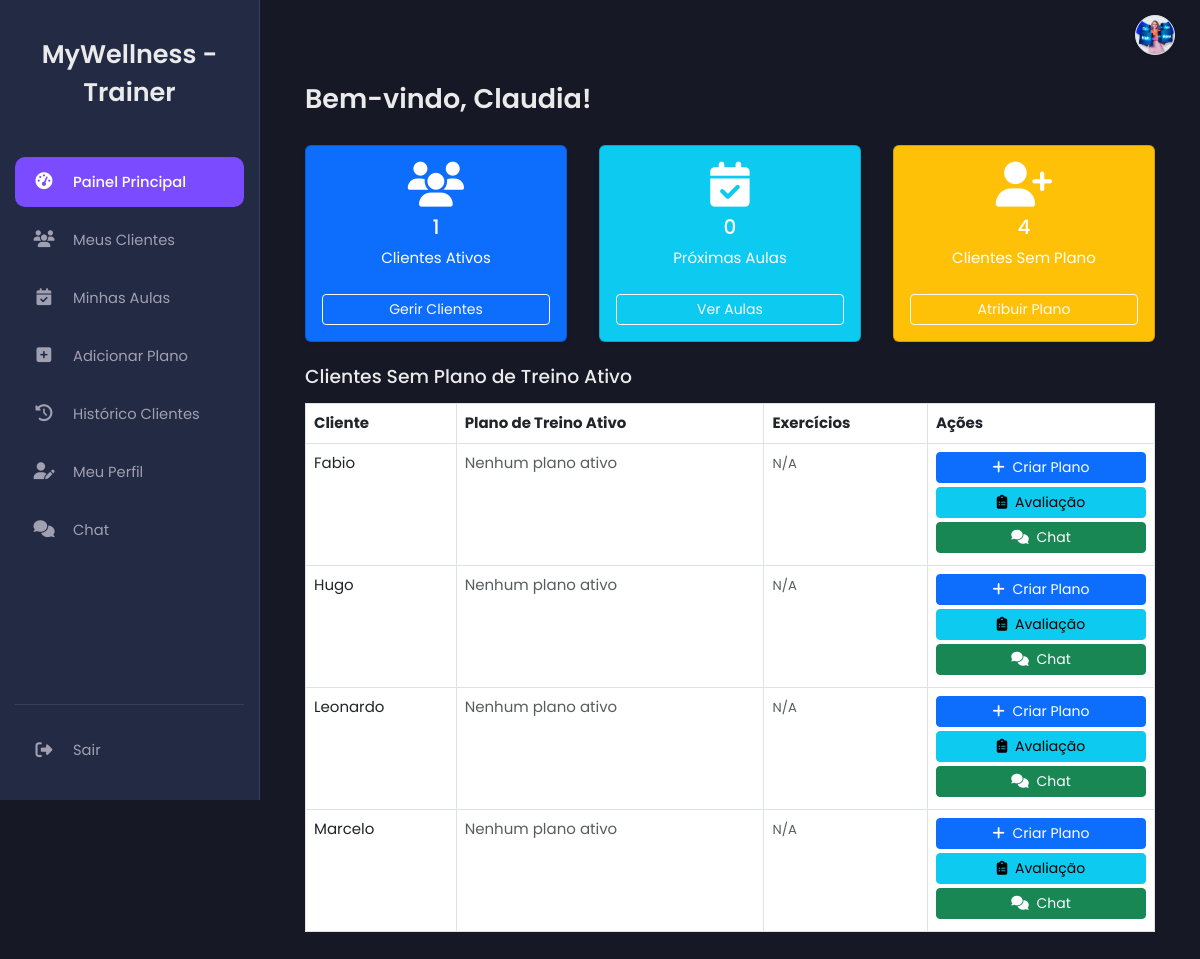
The page /trainer.php (signed in) on the database as committed earlier.
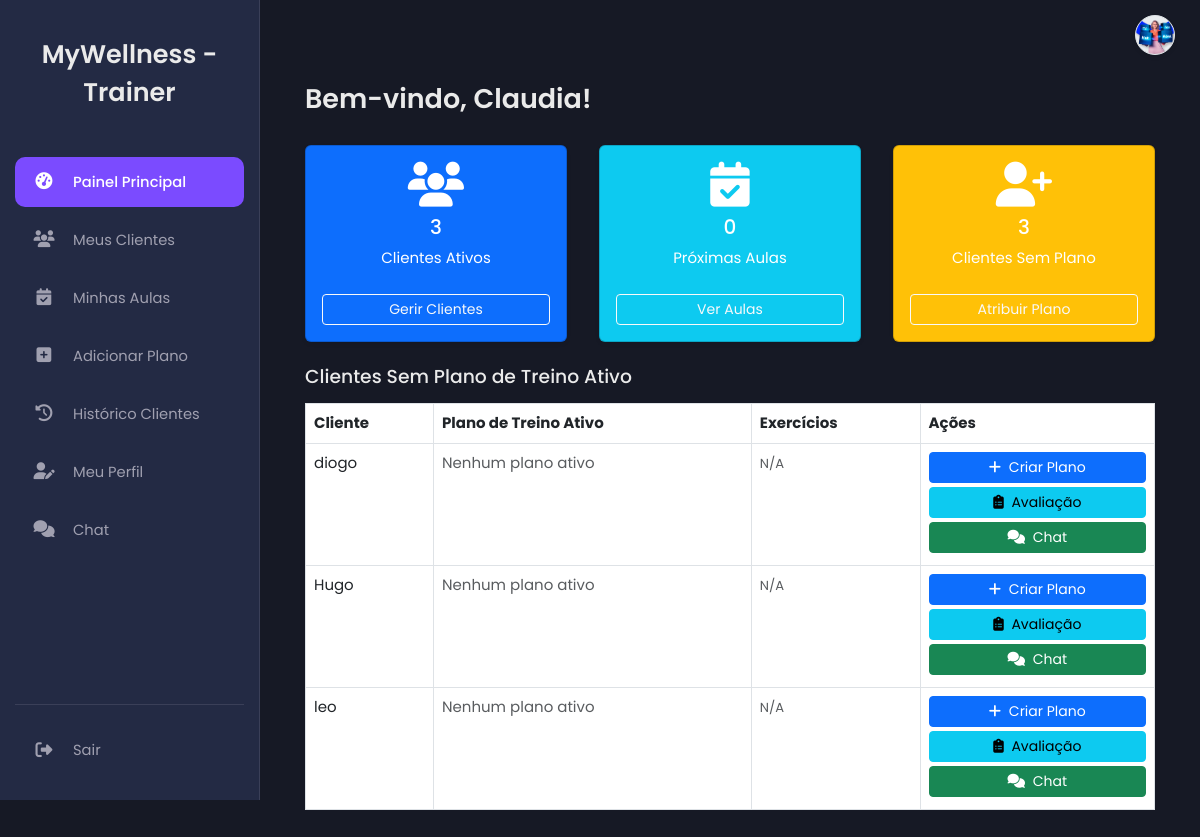
The same page on the database as committed later.
### tables this page shows
CREATE TABLE `clients` (
  `id` int(11) NOT NULL,
  `user_id` int(11) NOT NULL,
  `date_of_birth` date DEFAULT NULL,
  `weight` float DEFAULT NULL,
  `height` float DEFAULT NULL,
  `activity_level` varchar(50) DEFAULT NULL,
  `profession` varchar(100) DEFAULT NULL,
  `gym_frequency` varchar(100) DEFAULT NULL,
  `health_issues` text DEFAULT NULL,
  `water_percentage` decimal(5,2) DEFAULT NULL COMMENT 'Percentagem de Água Corporal',
  `idade_metabolica` int(11) DEFAULT NULL COMMENT 'Idade Metabólica (anos)',
  `morfotipo` varchar(50) DEFAULT NULL COMMENT 'Ectomorfo, Mesomorfo, Endomorfo',
  `ombros` decimal(5,1) DEFAULT NULL COMMENT 'Perímetro Ombros (cm)',
  `peitoral_dorsal` decimal(5,1) DEFAULT NULL COMMENT 'Perímetro Peitoral/Dorsal (cm)',
  `cintura` decimal(5,1) DEFAULT NULL COMMENT 'Perímetro Cintura (cm)',
  `abdominal` decimal(5,1) DEFAULT NULL COMMENT 'Perímetro Abdominal (cm)',
  `quadril` decimal(5,1) DEFAULT NULL COMMENT 'Perímetro Quadril (cm)',
  `braco_direito` decimal(5,1) DEFAULT NULL COMMENT 'Perímetro Braço Direito (cm)',
  `braco_esquerdo` decimal(5,1) DEFAULT NULL COMMENT 'Perímetro Braço Esquerdo (cm)',
  `coxa_direita` decimal(5,1) DEFAULT NULL COMMENT 'Perímetro Coxa Direita (cm)',
  `coxa_esquerda` decimal(5,1) DEFAULT NULL COMMENT 'Perímetro Coxa Esquerda (cm)',
  `perna_direita` decimal(5,1) DEFAULT NULL COMMENT 'Perímetro Perna Direita (cm)',
  `perna_esquerda` decimal(5,1) DEFAULT NULL COMMENT 'Perímetro Perna Esquerda (cm)',
  `tricipital` decimal(4,1) DEFAULT NULL COMMENT 'Prega Tricipital (mm)',
  `subescapular` decimal(4,1) DEFAULT NULL COMMENT 'Prega Subescapular (mm)',
  `bicipital` decimal(4,1) DEFAULT NULL COMMENT 'Prega Bicipital (mm)',
  `peitoral` decimal(4,1) DEFAULT NULL COMMENT 'Prega Peitoral (mm)',
  `axilar_media` decimal(4,1) DEFAULT NULL COMMENT 'Prega Axilar Média (mm)',
  `abdominal_plicometria` decimal(4,1) DEFAULT NULL COMMENT 'Prega Abdominal (mm)',
  `supra_iliaca` decimal(4,1) DEFAULT NULL COMMENT 'Prega Supra-ilíaca (mm)',
  `coxa` decimal(4,1) DEFAULT NULL COMMENT 'Prega Coxa (mm)',
  `geminal` decimal(4,1) DEFAULT NULL COMMENT 'Prega Geminal/Perna (mm)',
  `visceral_fat_index` tinyint(3) UNSIGNED DEFAULT NULL COMMENT 'Índice de Gordura Visceral (1-59)',
  `bone_mass_kg` decimal(4,2) DEFAULT NULL COMMENT 'Massa Óssea em Kg',
  `lean_mass_kg` decimal(5,2) DEFAULT NULL COMMENT 'Massa Magra em Kg',
  `muscle_mass_kg` decimal(5,2) DEFAULT NULL COMMENT 'Massa Muscular em Kg',
  `proteinas` decimal(5,2) DEFAULT NULL COMMENT 'Proteínas (Kg)',
  `fat_mass_kg` decimal(5,2) DEFAULT NULL COMMENT 'Massa Gorda em Kg',
  `fat_mass_percentage` decimal(5,2) DEFAULT NULL COMMENT 'Percentagem de Massa Gorda',
  `gordura_subcutanea` decimal(5,2) DEFAULT NULL COMMENT '% Gordura Subcutânea',
  `lean_mass_percentage` decimal(5,2) DEFAULT NULL COMMENT 'Percentagem de Massa Magra',
  `last_assessment_date` date DEFAULT NULL COMMENT 'Data da Última Avaliação Corporal'
);

CREATE TABLE `users` (
  `id` int(11) NOT NULL,
  `name` varchar(100) NOT NULL,
  `email` varchar(100) NOT NULL,
  `gender` varchar(10) DEFAULT NULL,
  `numero_telemovel` varchar(25) DEFAULT NULL COMMENT 'Número de telemóvel do utilizador',
  `password` varchar(255) NOT NULL,
  `role` enum('client','trainer','nutritionist','admin','receptionist') DEFAULT NULL,
  `token` varchar(255) DEFAULT NULL,
  `reset_token` varchar(255) DEFAULT NULL,
  `reset_token_expires_at` datetime DEFAULT NULL,
  `first_login` tinyint(1) NOT NULL DEFAULT 1,
  `created_at` timestamp NOT NULL DEFAULT current_timestamp(),
  `profile_picture` varchar(255) DEFAULT NULL
);

### trainer.php (the view, shortened to what the changed rows need)
<?php
$trainer_id = $_SESSION['user_id'];
include 'db.php';
$stats = [
    'active_clients' => 0,
    'upcoming_classes' => 0,
    'clients_without_plan' => 0,
];
try {
    $stmt_active_clients = $pdo->prepare("
        SELECT COUNT(DISTINCT client_id)
        FROM workout_plans
        WHERE trainer_id = ? AND is_active = 1
    ");
    $stmt_active_clients->execute([$trainer_id]);
    $stats['active_clients'] = $stmt_active_clients->fetchColumn();
    $stmt_upcoming_classes = $pdo->prepare("SELECT COUNT(*) FROM classes WHERE trainer_id = ? AND schedule >= NOW()");
    $stmt_upcoming_classes->execute([$trainer_id]);
    $stats['upcoming_classes'] = $stmt_upcoming_classes->fetchColumn();
} catch (PDOException $e) {
    error_log("Erro ao buscar estatísticas para o treinador: " . $e->getMessage());
}
include 'header.php';
$trainer_name = $_SESSION['name'] ?? 'Treinador';
?>
<main class="main-content">
    <div class="container mt-5">
        <h2>Bem-vindo, <?= htmlspecialchars($trainer_name) ?>!</h2>
        <?php
            $stmt_clients_no_plan = $pdo->prepare("
                SELECT
                    c.id AS client_id,
                    u.id AS client_user_id,
                    u.name AS client_name
                FROM clients c
                JOIN users u ON c.user_id = u.id
                WHERE u.role = 'client' AND NOT EXISTS (
                    SELECT 1 FROM workout_plans wp WHERE wp.client_id = c.id AND wp.is_active = 1
                )
                ORDER BY u.name
            ");
            $stmt_clients_no_plan->execute();
            $clients = $stmt_clients_no_plan->fetchAll();
            $stats['clients_without_plan'] = count($clients);
        ?>
        <div class="row g-4 mb-4">
            <div class="col-md-6 col-lg-4">
                <div class="card text-white bg-primary shadow-sm h-100">
                    <div class="card-body text-center d-flex flex-column justify-content-center">
                        <i class="fas fa-users fa-3x mb-2"></i>
                        <h5 class="card-title"><?= htmlspecialchars($stats['active_clients']) ?></h5>
                        <p class="card-text">Clientes Ativos</p>
                        <a href="my_clients.php" class="btn btn-outline-light btn-sm mt-2 stretched-link">Gerir Clientes</a>
                    </div>
                </div>
            </div>
            <div class="col-md-6 col-lg-4">
                <div class="card text-white bg-warning shadow-sm h-100">
                    <div class="card-body text-center d-flex flex-column justify-content-center">
                        <i class="fas fa-user-plus fa-3x mb-2"></i>
                        <h5 class="card-title"><?= htmlspecialchars($stats['clients_without_plan']) ?></h5>
                        <p class="card-text">Clientes Sem Plano</p>
                        <a href="#clients-without-plan-table" class="btn btn-outline-light btn-sm mt-2 stretched-link">Atribuir Plano</a>
                    </div>
                </div>
            </div>
        </div>
        <div class="row">
            <div class="col-md-12">
                <div class="table-responsive">
                    <table class="table table-bordered">
                        <thead>
                            <tr>
                                <th>Cliente</th>
                                <th>Plano de Treino Ativo</th>
                                <th>Exercícios</th>
                                <th>Ações</th>
                            </tr>
                        </thead>
                        <tbody>
                            <?php
                            if (count($clients) > 0) {
                                foreach ($clients as $client) {
                                    echo "<tr>";
                                    echo "<td class='align-top'>" . htmlspecialchars($client['client_name']) . "</td>";
                                    echo "<td class='align-top'><span class='text-muted'>Nenhum plano ativo</span></td>";
                                    echo "<td class='align-top'><span class='text-muted small'>N/A</span></td>";
                                    echo "<td class='align-top text-center'>";
                                    echo "<a href='add_workout_plan.php?client_id=" . $client['client_id'] . "' class='btn btn-primary btn-sm mb-1 d-block text-nowrap' title='Criar Plano de Treino'><i class='fas fa-plus me-1'></i> <span class='d-none d-md-inline'>Criar Plano</span></a>";
                                    echo "<a href='edit_client_assessment.php?client_id=" . $client['client_id'] . "' class='btn btn-info btn-sm mb-1 d-block text-nowrap' title='Editar Avaliação Física'><i class='fas fa-clipboard-list me-1'></i> <span class='d-none d-md-inline'>Avaliação</span></a>";
                                    if (isset($client['client_user_id'])) {
                                        echo "<a href='chat.php?user_id=" . $client['client_user_id'] . "' class='btn btn-success btn-sm mb-1 d-block text-nowrap' title='Conversar com Cliente'><i class='fas fa-comments me-1'></i> <span class='d-none d-md-inline'>Chat</span></a>";
                                    }
                                    echo "</td>";
                                    echo "</tr>";
                                }
                            } else {
                                echo "<tr><td colspan='4' class='text-center'>Todos os clientes já possuem um plano de treino ativo ou não existem clientes.</td></tr>";
                            }
                            ?>
                        </tbody>
                    </table>
                </div>
            </div>
        </div>
    </div>
</main>
<?php
include 'footer.php';
?>

Rows that differ between the two databases and show on the page:
removed clients: user.name "Fabio"
removed clients: user.name "Leonardo"
removed clients: user.name "Marcelo"
added clients: user.name "diogo"
added clients: user.name "leo"
Other text that changed with them:
$stats['active_clients']: "1" → "3"
$stats['clients_without_plan']: "4" → "3"
